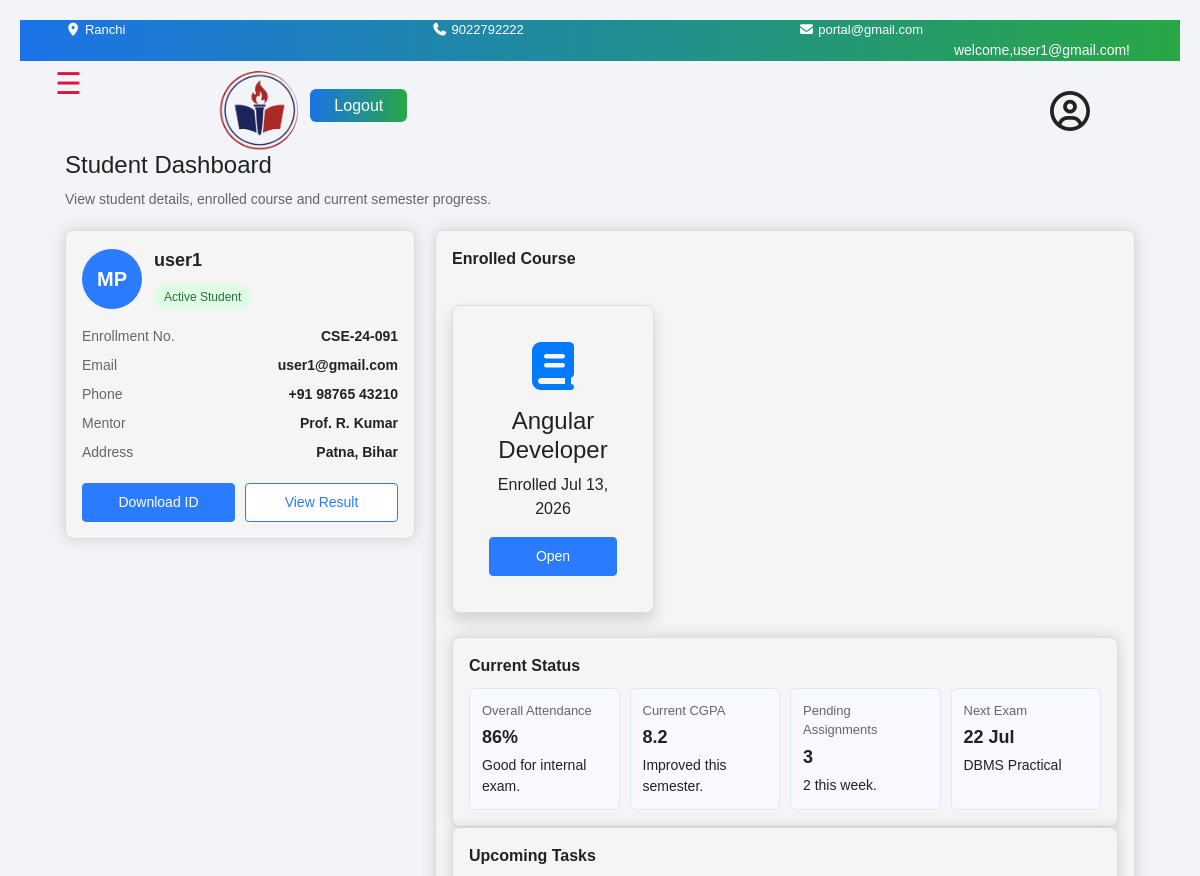
The app's page /studentdashboard/ (signed in, upper part), older data.
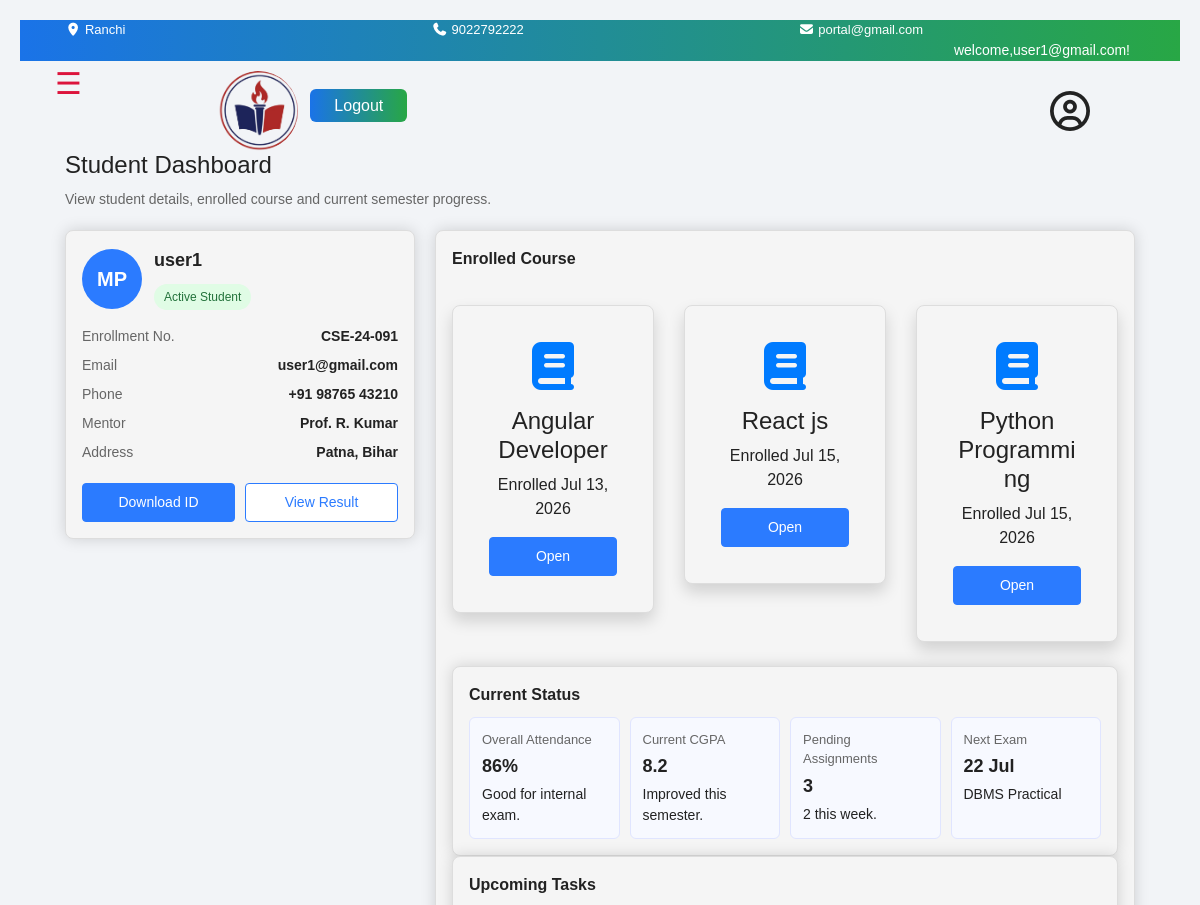
The same page, newer data.
### myapp/models.py (models this page shows, shortened)
class Enrollment(models.Model):
    student = models.ForeignKey(User, on_delete=models.CASCADE, related_name='enrollments')
    course = models.ForeignKey(Courses, on_delete=models.CASCADE, related_name='enrollments')
    enrolled_at = models.DateTimeField(auto_now_add=True)

class Courses(models.Model):
    user=models.ForeignKey('auth.user',on_delete=models.CASCADE)
    product_name=models.CharField(max_length=200)
    description=models.TextField(null=True)
    qty=models.IntegerField(default=1)
    product_image=models.ImageField(upload_to='product_images/',blank=True,null=True)
    price=models.DecimalField(max_digits=10,decimal_places=2)

### myapp/views.py (the view)
# urls.py: path('studentdashboard/',stdash,name='studentdashboard'),
@login_required
def stdash(request):
    enrollments = Enrollment.objects.filter(student=request.user).select_related('course')
    enrolled_course_ids = [e.course_id for e in enrollments]
    contents = CourseContent.objects.filter(course_id__in=enrolled_course_ids).select_related('course')
    return render(request, 'pages/studentdashboard.html', {
        'enrollments': enrollments,
        'contents': contents,
    })

### myapp/templates/pages/studentdashboard.html (shortened to what this page needs)
{% extends 'base.html'%}
{% load static %}
{% block content %}
{% include "nav.html"%}
  <div class="container">
    <h1>Student Dashboard</h1>
    <p class="small-text">View student details, enrolled course and current semester progress.</p>
    {%if user.is_authenticated%}
    <div class="dashboard">
      <div class="left-column">
        <div class="card">
          <div class="profile-header">
            <div class="avatar">MP</div>
            <div>
              <div class="student-name">{{user}}</div>
              <span class="status-badge">Active Student</span>
            </div>
          </div>
          <div class="info-row">
            <div class="info-label">Enrollment No.</div>
            <div class="info-value">CSE-24-091</div>
          </div>
          <div class="info-row">
            <div class="info-label">Email</div>
            <div class="info-value">{{user.email}}</div>
          </div>
          <div class="info-row">
            <div class="info-label">Phone</div>
            <div class="info-value">+91 98765 43210</div>
          </div>
          <div class="info-row">
            <div class="info-label">Mentor</div>
            <div class="info-value">Prof. R. Kumar</div>
          </div>
          <div class="info-row">
            <div class="info-label">Address</div>
            <div class="info-value">Patna, Bihar</div>
          </div>
          <div class="button-row">
            <button class="btn btn-primary">Download ID</button>
            <button class="btn btn-outline">View Result</button>
          </div>
        </div>
      </div>
      {% endif %}
      <div class="right-column">
        <div class="card">
          <div class="section-title">Enrolled Course</div>
          <div class="row mt-4">
            {% for enrollment in enrollments %}
            <div class="col-md-4 mb-4">
                <div class="card shadow">
                    <div class="card-body text-center">
                        <i class="fa-solid fa-book fa-3x text-primary"></i>
                        <h4 class="mt-3">{{ enrollment.course.product_name }}</h4>
                        <p>Enrolled {{ enrollment.enrolled_at|date:"M d, Y" }}</p>
                        <a href="{% url 'course_detail' enrollment.course.id %}" class="btn btn-primary">Open</a>
                    </div>
                </div>
            </div>
            {% empty %}
            <div class="col-12">
                <p>You haven't enrolled in any courses yet. <a href="{% url 'index' %}">Browse courses</a>.</p>
            </div>
            {% endfor %}
        </div>
        <div class="card">
          <div class="section-title">Current Status</div>
          <div class="stats-row">
            <div class="stat-box">
              <div class="stat-label">Overall Attendance</div>
              <div class="stat-value">86%</div>
              <div>Good for internal exam.</div>
            </div>
            <div class="stat-box">
              <div class="stat-label">Current CGPA</div>
              <div class="stat-value">8.2</div>
              <div>Improved this semester.</div>
            </div>
            <div class="stat-box">
              <div class="stat-label">Pending Assignments</div>
              <div class="stat-value">3</div>
              <div>2 this week.</div>
            </div>
            <div class="stat-box">
              <div class="stat-label">Next Exam</div>
              <div class="stat-value">22 Jul</div>
              <div>DBMS Practical</div>
            </div>
          </div>
        </div>
          <div class="card" style="flex: 1 1 260px;">
            <div class="section-title">Upcoming Tasks</div>
          </div>
        </div>
      </div>
    </div>
</div>
{% endblock %}

### myapp/templates/base.html (shortened to what this page needs)
{% load static %}
<!DOCTYPE html>
<html lang="en">
<head>
  <link rel="stylesheet" href="https://cdn.jsdelivr.net/npm/bootstrap@4.6.2/dist/css/bootstrap.min.css"
>
  <link rel="stylesheet" href="https://cdnjs.cloudflare.com/ajax/libs/font-awesome/7.0.1/css/all.min.css"
 />
  <link rel="stylesheet" href="{% static 'style/style.css' %}?v=1">
</head>
<body class="{% block body_class %}{% endblock %}">
    {% block content %}
    {% endblock %}
</body>
</html>

### myapp/templates/nav.html (shortened to what this page needs)
{% load static %}
<section class="a">
    <div class="container">
      <div class="row">
        <div class="col-md-4">
          <p>
            <i class="fa-solid fa-location-dot"></i> Ranchi
          </p>
        </div>
        <div class="col-md-4">
          <p>
            <i class="fa-solid fa-phone"></i> 9022792222
          </p>
        </div>
        <div class="col-md-4">
          <p>
            <i class="fa-solid fa-envelope"></i> portal@gmail.com
          </p>
        </div>
        {%if user.is_authenticated%}
        <div class="navbar_testme">
          <p>welcome,{{user.email}}!</p>
        </div>
        {%endif%}
      </div>
    </div>
  </section>
  <div class="side-nav">
    <div class="row">
      <div class="col-md-2">
        <span class="open-btn" style="font-size:30px;cursor:pointer" onclick="openNav()">&#9776;</span>
      </div>
      <div class="col-md-10">
        <div class="logo">
          <img src="{% static 'img/logo.png'%}" alt="Weducation logo">
          <i class="fa-regular fa-circle-user" id="d" cursor="pointer"></i>
          {% if user.is_authenticated %}
          <form action="{% url 'logout' %}" method="post">
            <a class="lg" href="{% url 'logout'%}">Logout</a>
          </form>
          {% else %}
          <a class="lg" href="{% url 'userlogin'%}">Log In</a>
           {% endif %}
        </div>
      </div>
    </div>
  </div>

### myapp/static/style/style.css (style rules this page uses)
html, body { overflow-x: hidden; max-width: 100%; scroll-behavior: smooth; font-family:Arial, Helvetica, sans-serif; }
@media (max-width:2560px) { body { display: flex; flex-direction: column; min-height: 100vh; } }
@media (max-width:2560px) { .open-btn { margin-left: 25px; color: crimson; padding: 5px 10px; } }
@media (max-width:2560px) { .logo { display: flex; justify-content: flex-start; align-items: center; gap: 12px; flex-wrap: wrap; } }
@media (max-width:2560px) { .col-md-10 .lg { background:linear-gradient(90deg, #1a73e8, #28a745); color:#fff; padding: 8px 24px; border-radius: 6px; font-weight: 200; text-decoration: none; transition: background 0.2 ease ; } }
@media (max-width:2560px) { .navbar_testme { margin-left:auto; padding-right:20px; } }
@media (max-width:2560px) { .navbar_testme p { margin-top:0; font-size:14px; color:#fff; } }
@media (max-width:2560px) { .col-md-10 i { position: absolute; right:100px; top:30px; font-size:40px; } }
@media (max-width:2560px) { .logo img { margin-top: 10px; padding-bottom: 0px; justify-content: center; border-radius: 50%; width: 80px; height: 80px; object-fit: cover; } }
@media (max-width:2560px) { .a p { margin-bottom: 0; color: white; } }
@media (max-width:2560px) { .a { background: linear-gradient(90deg, #1a73e8, #28a745); font-size: 13px; } }
@media (max-width:2560px) { .container .card { background: whitesmoke; border-radius: 8px; box-shadow: 0px 0 15px rgba(0, 0, 0, 0.15); } }
@media (max-width:2560px) { * { margin: 0; padding: 0; box-sizing: border-box; } }
@media (max-width:2560px) { .r img,.btn { display:block; margin:0 auto; } }

### myapp/templates/pages/studentdashboard.html (style rules this page uses)
* { margin: 0; padding: 0; box-sizing: border-box; }
body { font-family: Arial, sans-serif; background-color: #f2f4f7; color: #222; padding: 20px; }
.container { max-width: 1100px; margin: 0 auto; }
h1 { font-size: 24px; margin-bottom: 10px; }
.small-text { color: #666; font-size: 14px; margin-bottom: 20px; }
.dashboard { display: flex; gap: 20px; }
.left-column { flex: 1; }
.right-column { flex: 2; display: flex; flex-direction: column; gap: 20px; }
.card { background-color: #fff; border: 1px solid #ddd; border-radius: 8px; padding: 16px; }
.profile-header { display: flex; gap: 12px; align-items: center; margin-bottom: 16px; }
.avatar { width: 60px; height: 60px; border-radius: 50%; background-color: #2b7bff; color: #fff; display: flex; align-items: center; justify-content: center; font-size: 20px; font-weight: bold; }
.student-name { font-size: 18px; font-weight: bold; }
.status-badge { display: inline-block; margin-top: 6px; padding: 4px 10px; font-size: 12px; border-radius: 20px; background-color: #e0fce5; color: #23723b; }
.info-row { display: flex; justify-content: space-between; margin-bottom: 8px; font-size: 14px; }
.info-label { color: #666; }
.info-value { font-weight: bold; text-align: right; }
.button-row { display: flex; gap: 10px; margin-top: 12px; }
.btn { flex: 1; padding: 8px 10px; font-size: 14px; border-radius: 4px; border: 1px solid #2b7bff; cursor: pointer; }
.btn-primary { background-color: #2b7bff; color: #fff; }
.btn-outline { background-color: #fff; color: #2b7bff; }
.section-title { font-size: 16px; font-weight: bold; margin-bottom: 10px; }
.stats-row { display: flex; flex-wrap: wrap; gap: 10px; }
.stat-box { flex: 1 1 150px; border-radius: 6px; padding: 12px; background-color: #f7f9ff; border: 1px solid #e0e5ff; font-size: 14px; }
.stat-label { color: #666; font-size: 13px; margin-bottom: 4px; }
.stat-value { font-size: 18px; font-weight: bold; margin-bottom: 4px; }

Row changes from the older to the newer data that the page shows:
added Enrollment: course.product_name "React js", enrolled_at "Jul 15, 2026"
added Enrollment: course.product_name "Python Programming", enrolled_at "Jul 15, 2026"
